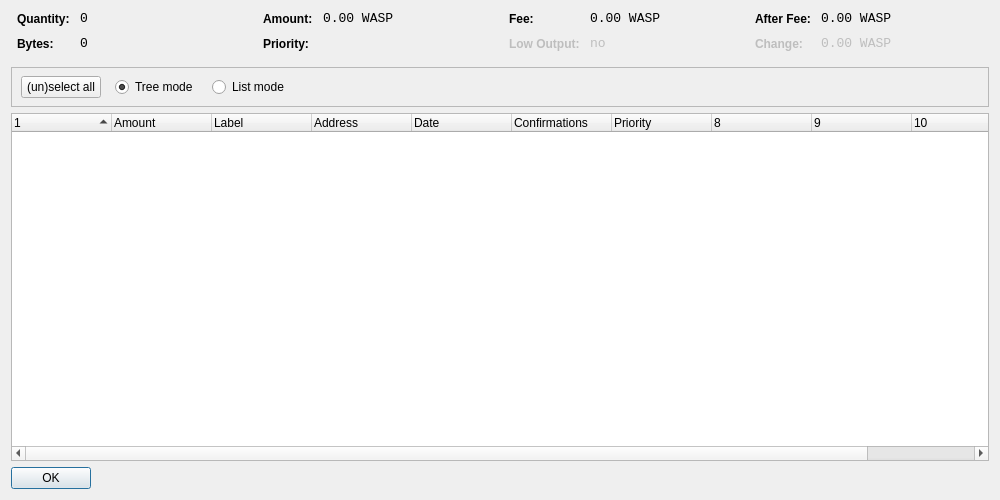
<?xml version="1.0" encoding="UTF-8"?>
<ui version="4.0">
 <class>CoinControlDialog</class>
 <widget class="QDialog" name="CoinControlDialog">
  <property name="geometry">
   <rect>
    <x>0</x>
    <y>0</y>
    <width>1000</width>
    <height>500</height>
   </rect>
  </property>
  <property name="windowTitle">
   <string>Coin Control</string>
  </property>
  <layout class="QVBoxLayout" name="verticalLayout">
   <item>
    <layout class="QHBoxLayout" name="horizontalLayoutTop" stretch="0,0,0,0">
     <property name="topMargin">
      <number>0</number>
     </property>
     <property name="bottomMargin">
      <number>10</number>
     </property>
     <item>
      <layout class="QFormLayout" name="formLayoutCoinControl1">
       <property name="horizontalSpacing">
        <number>10</number>
       </property>
       <property name="verticalSpacing">
        <number>10</number>
       </property>
       <property name="leftMargin">
        <number>6</number>
       </property>
       <property name="rightMargin">
        <number>6</number>
       </property>
       <item row="0" column="0">
        <widget class="QLabel" name="labelCoinControlQuantityText">
         <property name="styleSheet">
          <string notr="true">font-weight:bold;</string>
         </property>
         <property name="text">
          <string>Quantity:</string>
         </property>
        </widget>
       </item>
       <item row="0" column="1">
        <widget class="QLabel" name="labelCoinControlQuantity">
         <property name="font">
          <font>
           <family>Monospace</family>
           <pointsize>10</pointsize>
          </font>
         </property>
         <property name="cursor">
          <cursorShape>IBeamCursor</cursorShape>
         </property>
         <property name="contextMenuPolicy">
          <enum>Qt::ActionsContextMenu</enum>
         </property>
         <property name="text">
          <string>0</string>
         </property>
         <property name="textInteractionFlags">
          <set>Qt::LinksAccessibleByMouse|Qt::TextSelectableByKeyboard|Qt::TextSelectableByMouse</set>
         </property>
        </widget>
       </item>
       <item row="1" column="0">
        <widget class="QLabel" name="labelCoinControlBytesText">
         <property name="styleSheet">
          <string notr="true">font-weight:bold;</string>
         </property>
         <property name="text">
          <string>Bytes:</string>
         </property>
        </widget>
       </item>
       <item row="1" column="1">
        <widget class="QLabel" name="labelCoinControlBytes">
         <property name="font">
          <font>
           <family>Monospace</family>
           <pointsize>10</pointsize>
          </font>
         </property>
         <property name="cursor">
          <cursorShape>IBeamCursor</cursorShape>
         </property>
         <property name="contextMenuPolicy">
          <enum>Qt::ActionsContextMenu</enum>
         </property>
         <property name="text">
          <string>0</string>
         </property>
         <property name="textInteractionFlags">
          <set>Qt::LinksAccessibleByMouse|Qt::TextSelectableByKeyboard|Qt::TextSelectableByMouse</set>
         </property>
        </widget>
       </item>
      </layout>
     </item>
     <item>
      <layout class="QFormLayout" name="formLayoutCoinControl2">
       <property name="horizontalSpacing">
        <number>10</number>
       </property>
       <property name="verticalSpacing">
        <number>10</number>
       </property>
       <property name="leftMargin">
        <number>6</number>
       </property>
       <property name="rightMargin">
        <number>6</number>
       </property>
       <item row="0" column="0">
        <widget class="QLabel" name="labelCoinControlAmountText">
         <property name="styleSheet">
          <string notr="true">font-weight:bold;</string>
         </property>
         <property name="text">
          <string>Amount:</string>
         </property>
        </widget>
       </item>
       <item row="0" column="1">
        <widget class="QLabel" name="labelCoinControlAmount">
         <property name="font">
          <font>
           <family>Monospace</family>
           <pointsize>10</pointsize>
          </font>
         </property>
         <property name="cursor">
          <cursorShape>IBeamCursor</cursorShape>
         </property>
         <property name="contextMenuPolicy">
          <enum>Qt::ActionsContextMenu</enum>
         </property>
         <property name="text">
          <string>0.00 WASP</string>
         </property>
         <property name="textInteractionFlags">
          <set>Qt::LinksAccessibleByMouse|Qt::TextSelectableByKeyboard|Qt::TextSelectableByMouse</set>
         </property>
        </widget>
       </item>
       <item row="1" column="0">
        <widget class="QLabel" name="labelCoinControlPriorityText">
         <property name="styleSheet">
          <string notr="true">font-weight:bold;</string>
         </property>
         <property name="text">
          <string>Priority:</string>
         </property>
        </widget>
       </item>
       <item row="1" column="1">
        <widget class="QLabel" name="labelCoinControlPriority">
         <property name="font">
          <font>
           <family>Monospace</family>
           <pointsize>10</pointsize>
          </font>
         </property>
         <property name="cursor">
          <cursorShape>IBeamCursor</cursorShape>
         </property>
         <property name="contextMenuPolicy">
          <enum>Qt::ActionsContextMenu</enum>
         </property>
         <property name="text">
          <string/>
         </property>
         <property name="textInteractionFlags">
          <set>Qt::LinksAccessibleByMouse|Qt::TextSelectableByKeyboard|Qt::TextSelectableByMouse</set>
         </property>
        </widget>
       </item>
      </layout>
     </item>
     <item>
      <layout class="QFormLayout" name="formLayoutCoinControl3">
       <property name="horizontalSpacing">
        <number>10</number>
       </property>
       <property name="verticalSpacing">
        <number>10</number>
       </property>
       <property name="leftMargin">
        <number>6</number>
       </property>
       <property name="rightMargin">
        <number>6</number>
       </property>
       <item row="0" column="0">
        <widget class="QLabel" name="labelCoinControlFeeText">
         <property name="styleSheet">
          <string notr="true">font-weight:bold;</string>
         </property>
         <property name="text">
          <string>Fee:</string>
         </property>
        </widget>
       </item>
       <item row="0" column="1">
        <widget class="QLabel" name="labelCoinControlFee">
         <property name="font">
          <font>
           <family>Monospace</family>
           <pointsize>10</pointsize>
          </font>
         </property>
         <property name="cursor">
          <cursorShape>IBeamCursor</cursorShape>
         </property>
         <property name="contextMenuPolicy">
          <enum>Qt::ActionsContextMenu</enum>
         </property>
         <property name="text">
          <string>0.00 WASP</string>
         </property>
         <property name="textInteractionFlags">
          <set>Qt::LinksAccessibleByMouse|Qt::TextSelectableByKeyboard|Qt::TextSelectableByMouse</set>
         </property>
        </widget>
       </item>
       <item row="1" column="0">
        <widget class="QLabel" name="labelCoinControlLowOutputText">
         <property name="enabled">
          <bool>false</bool>
         </property>
         <property name="styleSheet">
          <string notr="true">font-weight:bold;</string>
         </property>
         <property name="text">
          <string>Low Output:</string>
         </property>
        </widget>
       </item>
       <item row="1" column="1">
        <widget class="QLabel" name="labelCoinControlLowOutput">
         <property name="enabled">
          <bool>false</bool>
         </property>
         <property name="font">
          <font>
           <family>Monospace</family>
           <pointsize>10</pointsize>
          </font>
         </property>
         <property name="cursor">
          <cursorShape>IBeamCursor</cursorShape>
         </property>
         <property name="contextMenuPolicy">
          <enum>Qt::ActionsContextMenu</enum>
         </property>
         <property name="text">
          <string>no</string>
         </property>
         <property name="textInteractionFlags">
          <set>Qt::LinksAccessibleByMouse|Qt::TextSelectableByKeyboard|Qt::TextSelectableByMouse</set>
         </property>
        </widget>
       </item>
      </layout>
     </item>
     <item>
      <layout class="QFormLayout" name="formLayoutCoinControl4">
       <property name="horizontalSpacing">
        <number>10</number>
       </property>
       <property name="verticalSpacing">
        <number>10</number>
       </property>
       <property name="leftMargin">
        <number>6</number>
       </property>
       <property name="rightMargin">
        <number>6</number>
       </property>
       <item row="0" column="0">
        <widget class="QLabel" name="labelCoinControlAfterFeeText">
         <property name="styleSheet">
          <string notr="true">font-weight:bold;</string>
         </property>
         <property name="text">
          <string>After Fee:</string>
         </property>
        </widget>
       </item>
       <item row="0" column="1">
        <widget class="QLabel" name="labelCoinControlAfterFee">
         <property name="font">
          <font>
           <family>Monospace</family>
           <pointsize>10</pointsize>
          </font>
         </property>
         <property name="cursor">
          <cursorShape>IBeamCursor</cursorShape>
         </property>
         <property name="contextMenuPolicy">
          <enum>Qt::ActionsContextMenu</enum>
         </property>
         <property name="text">
          <string>0.00 WASP</string>
         </property>
         <property name="textInteractionFlags">
          <set>Qt::LinksAccessibleByMouse|Qt::TextSelectableByKeyboard|Qt::TextSelectableByMouse</set>
         </property>
        </widget>
       </item>
       <item row="1" column="0">
        <widget class="QLabel" name="labelCoinControlChangeText">
         <property name="enabled">
          <bool>false</bool>
         </property>
         <property name="styleSheet">
          <string notr="true">font-weight:bold;</string>
         </property>
         <property name="text">
          <string>Change:</string>
         </property>
        </widget>
       </item>
       <item row="1" column="1">
        <widget class="QLabel" name="labelCoinControlChange">
         <property name="enabled">
          <bool>false</bool>
         </property>
         <property name="font">
          <font>
           <family>Monospace</family>
           <pointsize>10</pointsize>
          </font>
         </property>
         <property name="cursor">
          <cursorShape>IBeamCursor</cursorShape>
         </property>
         <property name="contextMenuPolicy">
          <enum>Qt::ActionsContextMenu</enum>
         </property>
         <property name="text">
          <string>0.00 WASP</string>
         </property>
         <property name="textInteractionFlags">
          <set>Qt::LinksAccessibleByMouse|Qt::TextSelectableByKeyboard|Qt::TextSelectableByMouse</set>
         </property>
        </widget>
       </item>
      </layout>
     </item>
    </layout>
   </item>
   <item>
    <widget class="QFrame" name="frame">
     <property name="minimumSize">
      <size>
       <width>0</width>
       <height>40</height>
      </size>
     </property>
     <property name="frameShape">
      <enum>QFrame::StyledPanel</enum>
     </property>
     <property name="frameShadow">
      <enum>QFrame::Sunken</enum>
     </property>
     <widget class="QWidget" name="horizontalLayoutWidget">
      <property name="geometry">
       <rect>
        <x>10</x>
        <y>0</y>
        <width>781</width>
        <height>41</height>
       </rect>
      </property>
      <layout class="QHBoxLayout" name="horizontalLayoutPanel" stretch="0,0,0,0">
       <property name="spacing">
        <number>14</number>
       </property>
       <item>
        <widget class="QPushButton" name="pushButtonSelectAll">
         <property name="sizePolicy">
          <sizepolicy hsizetype="Maximum" vsizetype="Fixed">
           <horstretch>0</horstretch>
           <verstretch>0</verstretch>
          </sizepolicy>
         </property>
         <property name="text">
          <string>(un)select all</string>
         </property>
        </widget>
       </item>
       <item>
        <widget class="QRadioButton" name="radioTreeMode">
         <property name="sizePolicy">
          <sizepolicy hsizetype="Maximum" vsizetype="Fixed">
           <horstretch>0</horstretch>
           <verstretch>0</verstretch>
          </sizepolicy>
         </property>
         <property name="text">
          <string>Tree mode</string>
         </property>
         <property name="checked">
          <bool>true</bool>
         </property>
        </widget>
       </item>
       <item>
        <widget class="QRadioButton" name="radioListMode">
         <property name="sizePolicy">
          <sizepolicy hsizetype="Maximum" vsizetype="Fixed">
           <horstretch>0</horstretch>
           <verstretch>0</verstretch>
          </sizepolicy>
         </property>
         <property name="text">
          <string>List mode</string>
         </property>
        </widget>
       </item>
       <item>
        <spacer name="horizontalSpacer">
         <property name="orientation">
          <enum>Qt::Horizontal</enum>
         </property>
         <property name="sizeHint" stdset="0">
          <size>
           <width>40</width>
           <height>20</height>
          </size>
         </property>
        </spacer>
       </item>
      </layout>
     </widget>
    </widget>
   </item>
   <item>
    <widget class="CoinControlTreeWidget" name="treeWidget">
     <property name="contextMenuPolicy">
      <enum>Qt::CustomContextMenu</enum>
     </property>
     <property name="sortingEnabled">
      <bool>false</bool>
     </property>
     <property name="columnCount">
      <number>11</number>
     </property>
     <attribute name="headerShowSortIndicator" stdset="0">
      <bool>true</bool>
     </attribute>
     <attribute name="headerStretchLastSection">
      <bool>false</bool>
     </attribute>
     <column>
      <property name="text">
       <string/>
      </property>
     </column>
     <column>
      <property name="text">
       <string>Amount</string>
      </property>
     </column>
     <column>
      <property name="text">
       <string>Label</string>
      </property>
     </column>
     <column>
      <property name="text">
       <string>Address</string>
      </property>
     </column>
     <column>
      <property name="text">
       <string>Date</string>
      </property>
     </column>
     <column>
      <property name="text">
       <string>Confirmations</string>
      </property>
      <property name="toolTip">
       <string>Confirmed</string>
      </property>
     </column>
     <column>
      <property name="text">
       <string>Priority</string>
      </property>
     </column>
     <column>
      <property name="text">
       <string/>
      </property>
     </column>
     <column>
      <property name="text">
       <string/>
      </property>
     </column>
     <column>
      <property name="text">
       <string/>
      </property>
     </column>
     <column>
      <property name="text">
       <string/>
      </property>
     </column>
    </widget>
   </item>
   <item>
    <widget class="QDialogButtonBox" name="buttonBox">
     <property name="sizePolicy">
      <sizepolicy hsizetype="Maximum" vsizetype="Fixed">
       <horstretch>0</horstretch>
       <verstretch>0</verstretch>
      </sizepolicy>
     </property>
     <property name="orientation">
      <enum>Qt::Horizontal</enum>
     </property>
     <property name="standardButtons">
      <set>QDialogButtonBox::Ok</set>
     </property>
    </widget>
   </item>
  </layout>
 </widget>
 <customwidgets>
  <customwidget>
   <class>CoinControlTreeWidget</class>
   <extends>QTreeWidget</extends>
   <header>coincontroltreewidget.h</header>
  </customwidget>
 </customwidgets>
 <resources/>
 <connections/>
</ui>
